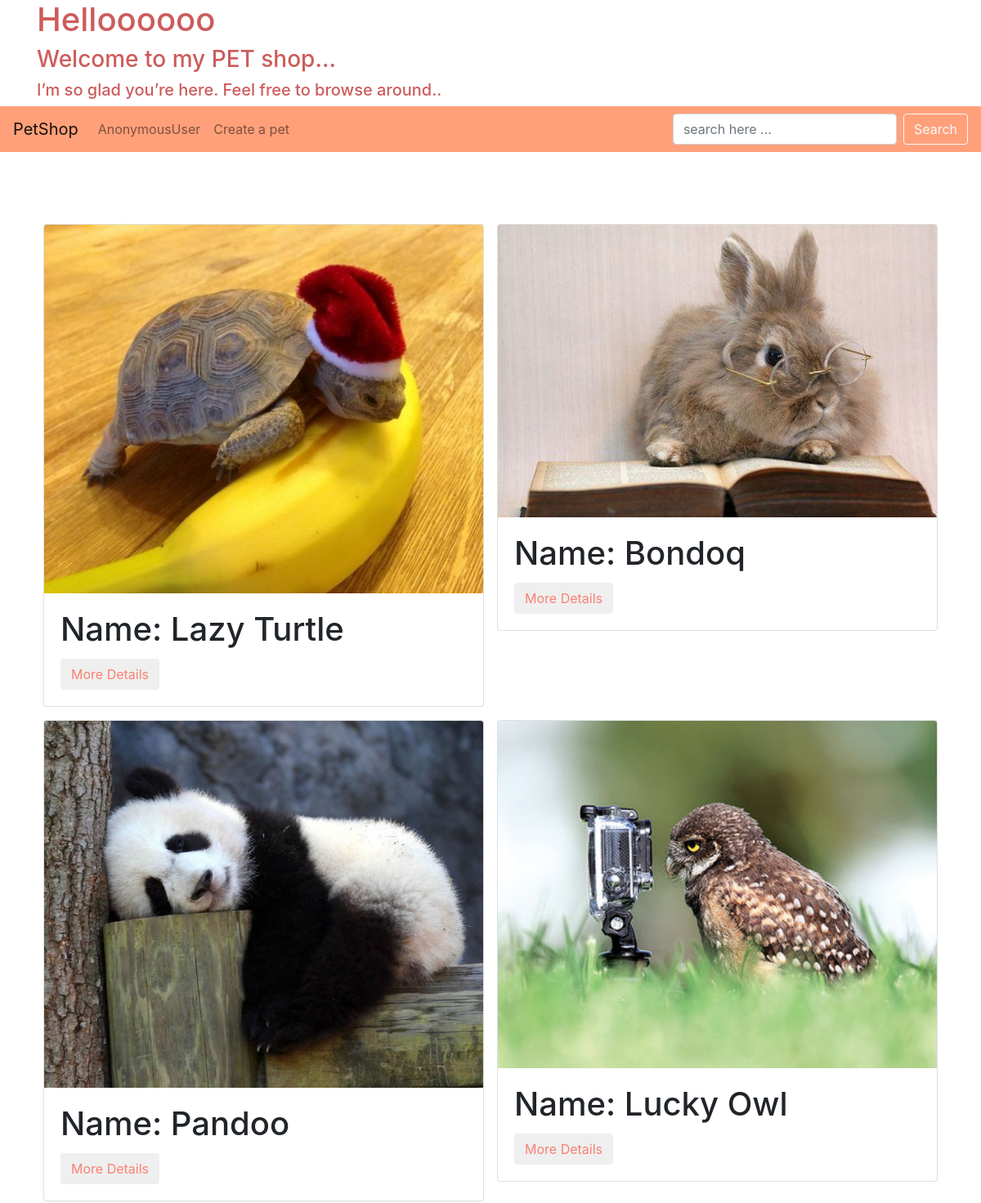
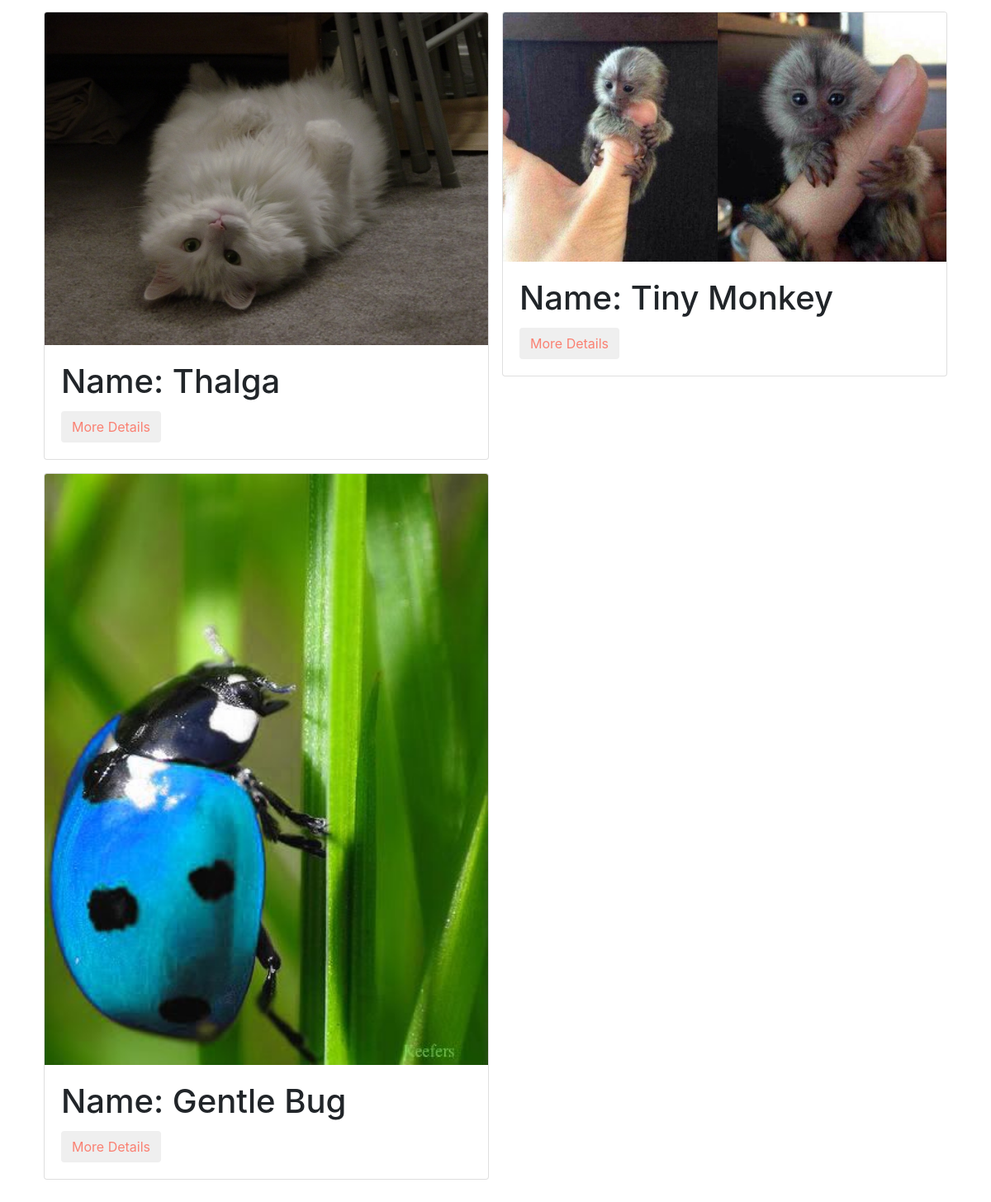
Page /list/ on the committed database (2 pictures, top to bottom).
### app/models.py (models this page shows, shortened)
class Pet (models.Model) :
    name = models.CharField(max_length=50)
    age = models.IntegerField()
    available = models.BooleanField(default=True)
    image = models.ImageField()
    price = models.DecimalField(max_digits=5, decimal_places=2)
    def get_absolute_url (self) :
        return reverse ('pet-detail', kwargs={'pet_id':self.id})

### app/views.py (the view, shortened to what this page needs)
# urls.py: path('list/', views.list, name='pet-list'),
def list (request):
    pet = Pet.objects.all()
    query = request.GET.get("q")
    context = {
        "pet" : pet,
    }
    return render(request, 'list.html', context)

### app/templates/list.html (shortened to what this page needs)
{% extends "base.html" %}
{% load crispy_forms_tags %}
{% block content %}
<div class="container-fluid pb-5" style="margin-top:80px">
    <div class="row">
    {% for item in pet %}
    <div class="col-md-6 p-2">
        <div class="card">
        {% if item.image %}
        <img src="{{item.image.url}}" class="card-img-top img-fluid">
        {% endif %}
        <div class="card-body">
        <h1 class="card-title">Name: {{item.name}}</h1>
        <div>
            <a href="{{item.get_absolute_url}}">
            <button type="button" class="btn btn-outline" data-toggle="tooltip" data-html="true" data-placement="right" title="click if you want more details" style="color: #FA8072;">More Details</button>
            </a>
        </div>
        </div>
        </div>
    </div>
    {% endfor %}
    </div>
</div>
{% endblock content %}

### app/templates/base.html (shortened to what this page needs)
<!DOCTYPE html>
{% load static %}
<html lang="en">
<head>
    <link rel="stylesheet" href="https://maxcdn.bootstrapcdn.com/bootstrap/4.0.0/css/bootstrap.min.css">
</head>
<body>
    {% include "navbar.html" %}
    <div class="container">
        {% block content %}
        {% endblock content %}
    </div>
</body>
</html>

### app/templates/navbar.html (shortened to what this page needs)
<div class="container" style="color: #CD5C5C;">
<h1>Helloooooo</h1>
<h3>Welcome to my PET shop...</h3>
<h5>I’m so glad you’re here. Feel free to browse around..</h5>
</div>
<nav class="navbar navbar-expand-lg navbar-light sticky-top" style="background-color: #FFA07A;">
        <a class="navbar-brand" href="{% url 'pet-list' %}">PetShop</a>
        <div class="collapse navbar-collapse" id="navbarSupportedContent">
            <ul class="navbar-nav mr-auto">
                <li class="nav-item">
                    <a class="nav-link">{{request.user}}</a>
                </li>
                <li class="nav-item">
                    <a class="nav-link" href="{% url 'create-pet' %}">Create a pet</a>
                </li>
            </ul>
            <form class="form-inline my-2 my-lg-0">
                <input class="form-control mr-sm-2" type="text" name='q' placeholder="search here ..." value="{{request.GET.q}}">
                <button class="btn btn-outline-light my-2 my-sm-0" type="submit">Search</button>
            </form>
        </div>
    </nav>

### rows in the picture
Pet: image (picture), name "Lazy Turtle"
Pet: image (picture), name "Bondoq"
Pet: image (picture), name "Pandoo"
Pet: image (picture), name "Lucky Owl"
Pet: image (picture), name "Thalga"
Pet: image (placeholder picture), name "Tiny Monkey"
Pet: image (picture), name "Gentle Bug"

### other values in the picture
{{ request.user }} "AnonymousUser"
